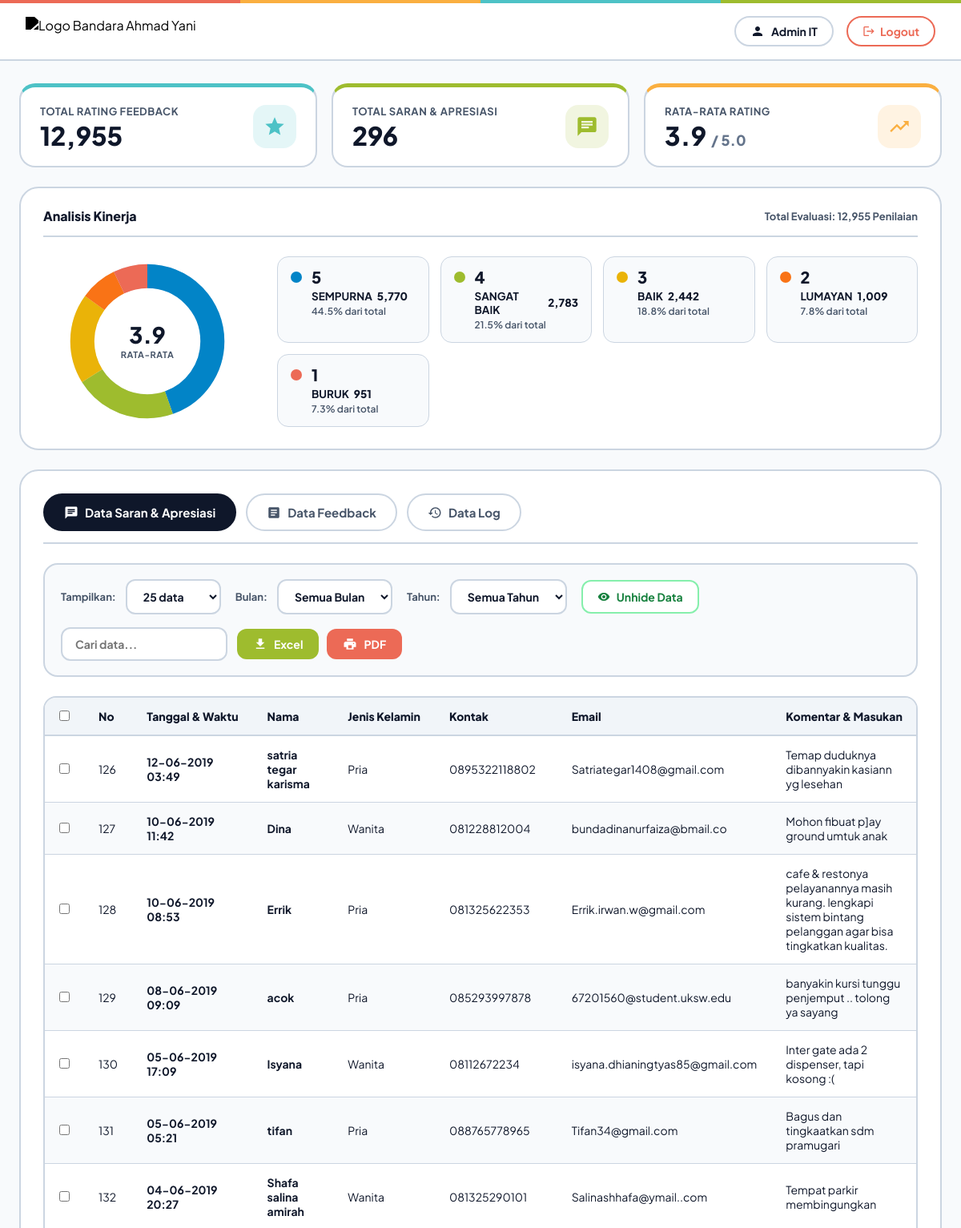
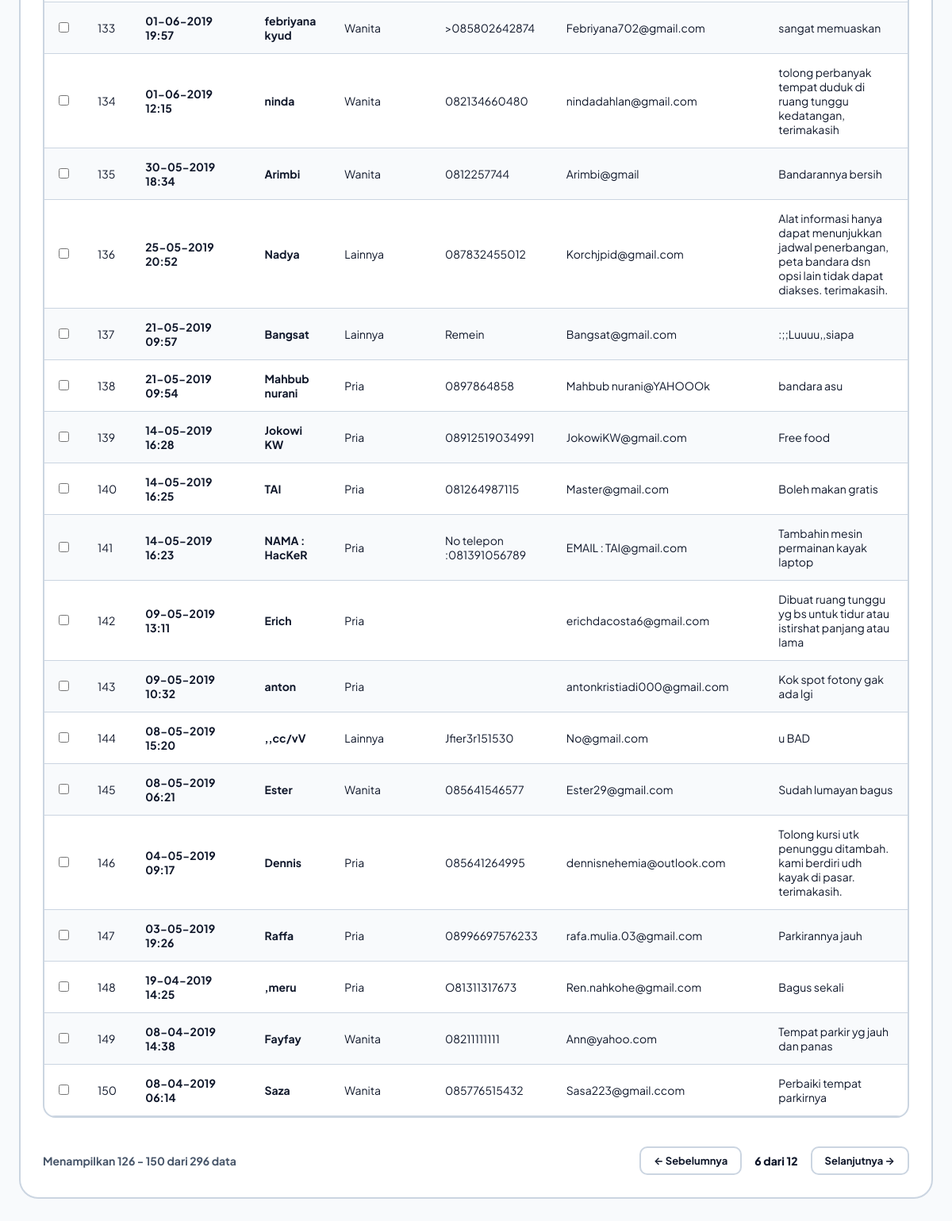
/dashboard/index.php?tab=saran&limit=25&month=all&year=all&p=6 (signed in), run on the app's committed database (2 pictures, top to bottom).
### tables this page shows
CREATE TABLE `person` (
  `id_person` int(250) NOT NULL AUTO_INCREMENT,
  `cookie` varchar(200) NOT NULL,
  `Name` varchar(200) NOT NULL,
  `Gender` int(11) NOT NULL,
  `Contact` text NOT NULL,
  `Subject` int(11) NOT NULL,
  `Email` text NOT NULL,
  `Coment` text NOT NULL,
  `date_fb` datetime NOT NULL,
  `flag` int(1) NOT NULL,
  PRIMARY KEY (`id_person`),
  KEY `cookie` (`cookie`),
  KEY `cookie_2` (`cookie`)
);

### dashboard/index.php (the view, shortened to what the rows shown need)
<?php
$tab = isset($_GET['tab']) ? $_GET['tab'] : 'saran';
$limit = isset($_GET['limit']) ? intval($_GET['limit']) : 25;
$month = isset($_GET['month']) ? $_GET['month'] : 'all';
$year = isset($_GET['year']) ? $_GET['year'] : 'all';
$page_num = isset($_GET['p']) ? max(1, intval($_GET['p'])) : 1;
$offset = ($page_num - 1) * $limit;
$where_clauses = array();
$total_records = 0;
$table_data = array();
if ($tab === 'saran') {
    $where_clauses[] = "(flag = 1 OR flag IS NULL)";
    $where_sql = !empty($where_clauses) ? "WHERE " . implode(" AND ", $where_clauses) : "";
    $res_count = @mysql_query("SELECT COUNT(*) as count FROM person $where_sql");
    $row_count = @mysql_fetch_assoc($res_count);
    $total_records = isset($row_count['count']) ? intval($row_count['count']) : 0;
    $res_data = @mysql_query("SELECT * FROM person $where_sql ORDER BY date_fb DESC LIMIT $offset, $limit");
    if ($res_data) {
        while ($r = mysql_fetch_assoc($res_data)) {
            $table_data[] = $r;
        }
    }
} else if ($tab === 'feedback') {
    if ($month !== 'all' && is_numeric($month)) $where_clauses[] = "MONTH(r.date_time) = " . intval($month);
    if ($year !== 'all' && is_numeric($year)) $where_clauses[] = "YEAR(r.date_time) = " . intval($year);
    $where_sql = !empty($where_clauses) ? "WHERE " . implode(" AND ", $where_clauses) : "";
    $query_feedback = "SELECT u.Id_unit, u.nama_unit, AVG(r.Id_vote) as avg_score, COUNT(r.Id_vote) as total_votes
                       FROM unit_n u
                       LEFT JOIN rate_n r ON u.Id_unit = r.Id_unit
                       $where_sql
                       GROUP BY u.Id_unit, u.nama_unit
                       ORDER BY avg_score DESC, total_votes DESC";
    $res_data = @mysql_query($query_feedback);
    $all_units_data = array();
    if ($res_data) {
        while ($r = mysql_fetch_assoc($res_data)) {
            $all_units_data[] = $r;
        }
    }
    $total_records = count($all_units_data);
    $table_data = array_slice($all_units_data, $offset, $limit);
}
$start_item = ($total_records > 0) ? ($offset + 1) : 0;
?>
<!DOCTYPE html>
<html lang="id">
<head>
    <link rel="stylesheet" href="css/dashboard_modern.css">
</head>
<body>
    <main class="dash-container">
        <section class="panel-card">
            <div class="table-wrapper">
                <form id="batchActionForm" method="post" action="index.php?tab=<?php echo urlencode($tab); ?>&limit=<?php echo $limit; ?>&month=<?php echo urlencode($month); ?>&year=<?php echo urlencode($year); ?>&p=<?php echo $page_num; ?>">
                    <table id="dataTable" class="data-table">
                        <thead>
                            <?php if ($tab === 'saran'): ?>
                                <tr>
                                    <th width="40" style="text-align: center;">
                                        <input type="checkbox" id="selectAllCheckbox" onclick="toggleSelectAll(this)" title="Pilih Semua">
                                    </th>
                                    <th width="45">No</th>
                                    <th width="150">Tanggal & Waktu</th>
                                    <th>Nama</th>
                                    <th>Jenis Kelamin</th>
                                    <th>Kontak</th>
                                    <th>Email</th>
                                    <th>Komentar & Masukan</th>
                                </tr>
                            <?php endif; ?>
                        </thead>
                        <tbody>
                            <?php if (!empty($table_data)): ?>
                                <?php $curr_no = $start_item; ?>
                                <?php foreach ($table_data as $row): ?>
                                    <?php if ($tab === 'saran'): ?>
                                        <?php
                                        $gender = ($row['Gender'] == 1) ? 'Pria' : (($row['Gender'] == 2) ? 'Wanita' : 'Lainnya');
                                        ?>
                                        <tr>
                                            <td align="center">
                                                <input type="checkbox" name="selected_cookies[]" class="row-checkbox" value="<?php echo htmlspecialchars($row['cookie']); ?>" onclick="updateBatchToolbar()">
                                            </td>
                                            <td><?php echo $curr_no++; ?></td>
                                            <td><strong><?php echo date("d-m-Y H:i", strtotime($row['date_fb'])); ?></strong></td>
                                            <td><strong><?php echo htmlspecialchars($row['Name']); ?></strong></td>
                                            <td><?php echo $gender; ?></td>
                                            <td><?php echo htmlspecialchars($row['Contact']); ?></td>
                                            <td><?php echo htmlspecialchars($row['Email']); ?></td>
                                            <td><?php echo htmlspecialchars($row['Coment']); ?></td>
                                        </tr>
                                    <?php endif; ?>
                                <?php endforeach; ?>
                            <?php endif; ?>
                        </tbody>
                    </table>
                </form>
            </div>
        </section>
    </main>
</body>
</html>

### data on the page
person: date_fb "12-06-2019 03:49", Name "satria tegar karisma", Gender "Pria", Contact "0895322118802", Email "Satriategar1408@gmail.com", Coment "Temap duduknya dibannyakin kasiann yg lesehan"
person: date_fb "10-06-2019 11:42", Name "Dina", Gender "Wanita", Contact "081228812004", Email "bundadinanurfaiza@bmail.co", Coment "Mohon fibuat p]ay ground umtuk anak"
person: date_fb "10-06-2019 08:53", Name "Errik", Gender "Pria", Contact "081325622353", Email "Errik.irwan.w@gmail.com", Coment "cafe & restonya pelayanannya masih kurang. lengkapi sistem bintang pelanggan agar bisa tingkatkan kualitas."
person: date_fb "08-06-2019 09:09", Name "acok", Gender "Pria", Contact "085293997878", Email "67201560@student.uksw.edu", Coment "banyakin kursi tunggu penjemput .. tolong ya sayang"
person: date_fb "05-06-2019 17:09", Name "Isyana", Gender "Wanita", Contact "08112672234", Email "isyana.dhianingtyas85@gmail.com", Coment "Inter gate ada 2 dispenser, tapi kosong :("
person: date_fb "05-06-2019 05:21", Name "tifan", Gender "Pria", Contact "088765778965", Email "Tifan34@gmail.com", Coment "Bagus dan tingkaatkan sdm pramugari"
person: date_fb "04-06-2019 20:27", Name "Shafa salina amirah", Gender "Wanita", Contact "081325290101", Email "Salinashhafa@ymail..com", Coment "Tempat parkir membingungkan"
person: date_fb "01-06-2019 19:57", Name "febriyana kyud", Gender "Wanita", Contact ">085802642874", Email "Febriyana702@gmail.com", Coment "sangat memuaskan"
person: date_fb "01-06-2019 12:15", Name "ninda", Gender "Wanita", Contact "082134660480", Email "nindadahlan@gmail.com", Coment "tolong perbanyak tempat duduk di ruang tunggu kedatangan, terimakasih"
person: date_fb "30-05-2019 18:34", Name "Arimbi", Gender "Wanita", Contact "0812257744", Email "Arimbi@gmail", Coment "Bandarannya bersih"
person: date_fb "25-05-2019 20:52", Name "Nadya", Gender "Lainnya", Contact "087832455012", Email "Korchjpid@gmail.com", Coment "Alat informasi hanya dapat menunjukkan jadwal penerbangan, peta bandara dsn opsi lain tidak dapat diakses. terimakasih."
person: date_fb "21-05-2019 09:57", Name "Bangsat", Gender "Lainnya", Contact "Remein", Email "Bangsat@gmail.com", Coment ":;;Luuuu,,siapa"
person: date_fb "21-05-2019 09:54", Name "Mahbub nurani", Gender "Pria", Contact "0897864858", Email "Mahbub nurani@YAHOOOk", Coment "bandara asu"
person: date_fb "14-05-2019 16:28", Name "Jokowi KW", Gender "Pria", Contact "08912519034991", Email "JokowiKW@gmail.com", Coment "Free food"
person: date_fb "14-05-2019 16:25", Name "TAI", Gender "Pria", Contact "081264987115", Email "Master@gmail.com", Coment "Boleh makan gratis"
person: date_fb "14-05-2019 16:23", Name "NAMA : HacKeR", Gender "Pria", Contact "No telepon :081391056789", Email "EMAIL : TAI@gmail.com", Coment "Tambahin mesin permainan kayak laptop"
person: date_fb "09-05-2019 13:11", Name "Erich", Gender "Pria", Email "erichdacosta6@gmail.com", Coment "Dibuat ruang tunggu yg bs untuk tidur atau istirshat panjang atau lama"
person: date_fb "09-05-2019 10:32", Name "anton", Gender "Pria", Email "antonkristiadi000@gmail.com", Coment "Kok spot fotony gak ada lgi"
person: date_fb "08-05-2019 15:20", Name ",,cc/vV", Gender "Lainnya", Contact "Jfier3r151530", Email "No@gmail.com", Coment "u BAD"
person: date_fb "08-05-2019 06:21", Name "Ester", Gender "Wanita", Contact "085641546577", Email "Ester29@gmail.com", Coment "Sudah lumayan bagus"
person: date_fb "04-05-2019 09:17", Name "Dennis", Gender "Pria", Contact "085641264995", Email "dennisnehemia@outlook.com", Coment "Tolong kursi utk penunggu ditambah. kami berdiri udh kayak di pasar. terimakasih."
person: date_fb "03-05-2019 19:26", Name "Raffa", Gender "Pria", Contact "08996697576233", Email "rafa.mulia.03@gmail.com", Coment "Parkirannya jauh"
person: date_fb "19-04-2019 14:25", Name ",meru", Gender "Pria", Contact "O81311317673", Email "Ren.nahkohe@gmail.com", Coment "Bagus sekali"
person: date_fb "08-04-2019 14:38", Name "Fayfay", Gender "Wanita", Contact "08211111111", Email "Ann@yahoo.com", Coment "Tempat parkir yg jauh dan panas"
person: date_fb "08-04-2019 06:14", Name "Saza", Gender "Wanita", Contact "085776515432", Email "Sasa223@gmail.ccom", Coment "Perbaiki tempat parkirnya"

### other printed values
$current_user "Admin IT"
$total_ratings "12,955"
$total_saran "296"
$avg_rating_score "3.9"
$sum_votes "12,955"
$val "5"
$label_text "SEMPURNA"
$count "5,770"
$pct "44.5"
$val "4"
$label_text "SANGAT BAIK"
$count "2,783"
$pct "21.5"
$val "3"
$label_text "BAIK"
